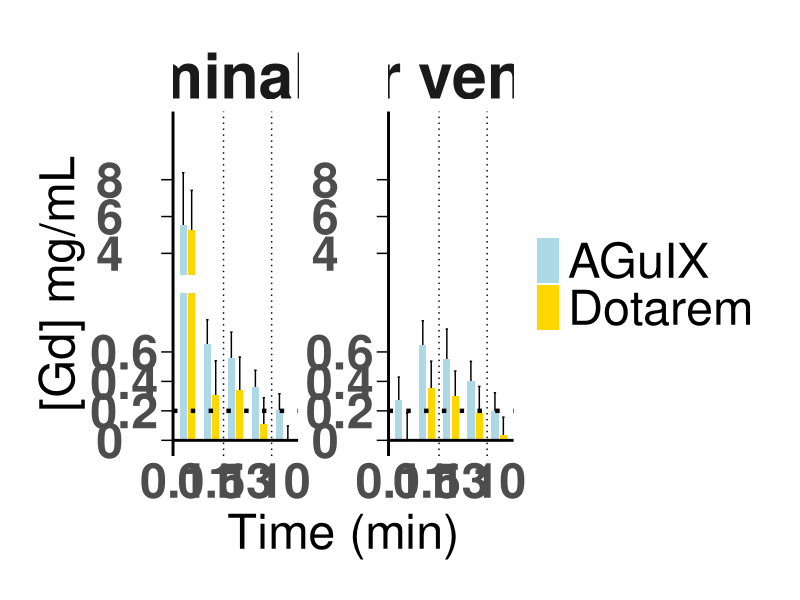
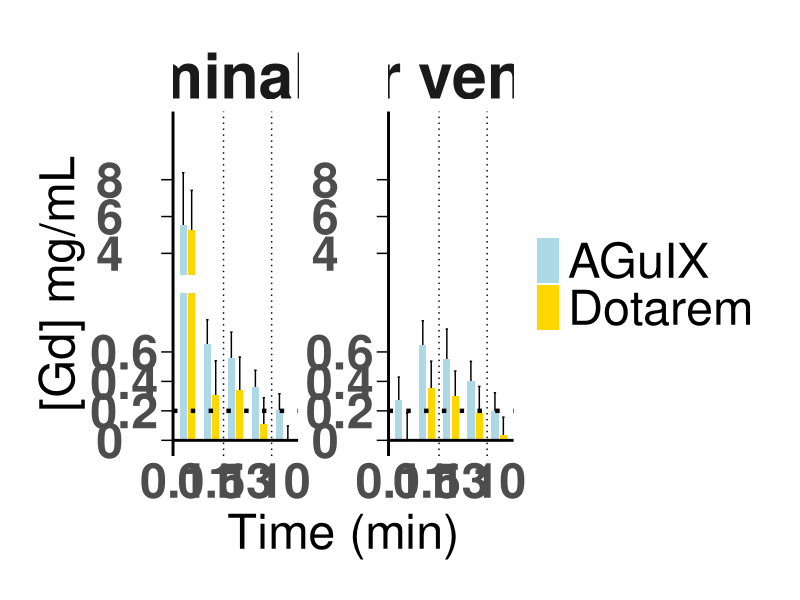

Generate these figures, in order, with R:
library(ggplot2)
library(dplyr)
library(tidyr)

# Define the custom transformation function for the new scale with larger break spacing
trans <- function(x) {
  low_break <- 1
  high_break <- 4
  lower_scale <- 8  # Further increase the visual space for the lower range
  compression_factor <- 0.05  # Compress values between 1.75 and 4 more tightly
  break_space <- 2  # Additional space for the break
  continuation_point <- lower_scale + break_space + (high_break - low_break) * compression_factor  # Adjust for the continuation
  
  ifelse(x <= low_break,
         (x / low_break) * lower_scale,  # Scale normally up to low_break, expanding its visual space
         ifelse(x <= high_break,
                lower_scale + break_space + (x - low_break) * compression_factor,  # Compress between low_break and high_break
                continuation_point + (x - high_break)))  # Continue normally above high_break
}

# Define your time points
time_points <- c(0.11, 0.5, 1, 3, 10)

# Integrate error values directly into the IVC data frame
Aorta_data <- data.frame(
  Time = factor(time_points, levels = time_points),
  AGuIX_Signal = c(5.548945201,
                   0.652886655,
                   0.559673933,
                   0.361039895,
                   0.202980942
                   
  ),
  AGuIX_Error = c(2.829433055,
                  0.165313597,
                  0.174700487,
                  0.114263344,
                  0.112892213
                  
                  
                  
                  
  ),
  Dotarem_Signal = c(5.282955373,
                     0.31028977,
                     0.339183584,
                     0.109310959,
                     -0.051615153
                     
                     
                     
                     
  ),
  Dotarem_Error = c(2.139503369,
                    0.230013523,
                    0.226093185,
                    0.179134654,
                    0.149362489
                    
                    
                    
                    
                    
  ),
  Sig1 = c( 0.2802, 
            0.01074, 0.02637, 0.02916, 0.02726)
)




# Integrate error values directly into the Aorta data frame
IVC_data <- data.frame(
  Time = factor(time_points, levels = time_points),
  AGuIX_Signal = c(
    0.270504064,
    0.649750898,
    0.551024334,
    0.400949266,
    0.201428167
    
    
    
    
  ),
  AGuIX_Error = c(
    0.158932649,
    0.161287274,
    0.204228597,
    0.134932782,
    0.120971906
    
  ),
  Dotarem_Signal = c(
    -0.042488332,
    0.3559385,
    0.302371488,
    0.186987547,
    0.033254641
    
  ),
  Dotarem_Error = c(
    0.228135204,
    0.181330086,
    0.168189553,
    0.178972259,
    0.124047507
    
  )
  ,
  Sig2 = c( 0.9875, 
            0.007302, 0.0387, 0.02073, 0.06486)
)



# Reshape the Aorta data into a long format for plotting
long_data_aorta <- Aorta_data %>%
  pivot_longer(cols = starts_with("AGuIX_"), names_to = c("Agent", ".value"), names_pattern = "(.*)_(.*)") %>%
  bind_rows(
    Aorta_data %>%
      pivot_longer(cols = starts_with("Dotarem_"), names_to = c("Agent", ".value"), names_pattern = "(.*)_(.*)")
  ) %>%
  mutate(
    min = Signal - Error,
    max = Signal + Error,
    sd = Error,
    AAP = Time,
    Location = "Abdominal aorta"
  )

# Reshape the IVC data into a long format for plotting
long_data_ivc <- IVC_data %>%
  pivot_longer(cols = starts_with("AGuIX_"), names_to = c("Agent", ".value"), names_pattern = "(.*)_(.*)") %>%
  bind_rows(
    IVC_data %>%
      pivot_longer(cols = starts_with("Dotarem_"), names_to = c("Agent", ".value"), names_pattern = "(.*)_(.*)")
  ) %>%
  mutate(
    min = Signal - Error,
    max = Signal + Error,
    sd = Error,
    AAP = Time,
    Location = "Inferior vena cava"
  )

# Combine both datasets
combined_data <- bind_rows(long_data_aorta, long_data_ivc)

# Apply the transformation to your combined data
combined_data <- combined_data %>%
  mutate(
    mean_t = trans(Signal),
    sd_up_t = trans(Signal + Error),
    sd_low_t = trans(min)
  )
  
  # Define the breakpoints and transformation limits for visualization
  low_break <- 1
  high_break <- 4
  lower_scale <- 12
  compression_factor <- 0.05
  break_space <- 1
  continuation_point <- lower_scale + break_space + (high_break - low_break) * compression_factor
  
  # Define the y-ticks for better visibility
  yticks <- c(0, 0.2, 0.4, 0.6, 4, 6, 8)
  transformed_yticks <- trans(yticks)
  
  # Create the combined plot with the adjusted transformation
  gg <- ggplot(data = combined_data, aes(x = AAP, y = mean_t, group = Agent, fill = Agent)) +
    geom_errorbar(aes(ymin = pmax(sd_low_t, 0), ymax = sd_up_t), position = position_dodge(width = 0.7), width = 0.2) +
    geom_col(position = position_dodge(width = 0.7), width = 0.6) +
    geom_rect(aes(xmin = -Inf, xmax = Inf, ymin = trans(low_break), ymax = trans(low_break) + break_space), fill = "white") +
    scale_fill_manual(values = c("AGuIX" = "lightblue", "Dotarem" = "gold")) +
    scale_y_continuous(limits = c(0, 17), breaks = transformed_yticks, labels = yticks) +
    labs(y = "[Gd] mg/mL", x = "Time (min)") +
    theme_minimal() +
    facet_wrap(~Location, scales = "free_y") +
    theme(
      text = element_text(family = "Helvetica"),
      plot.title = element_text(size = 45, face = "bold", hjust = 0.5),
      axis.title = element_text(size = 35),
      axis.title.y = element_text(size = 35, vjust = 1.0),
      axis.text = element_text(size = 35, face = "bold"),
      axis.text.x = element_text(vjust = 1),
      axis.text.y = element_text(hjust = 0.15),
      legend.title = element_blank(),
      legend.text = element_text(size = 35),
      panel.grid.major = element_blank(),
      panel.grid.minor = element_blank(),
      strip.text = element_text(size = 45, face = "bold"),
      axis.line.y = element_line(color = "black", size = 1),
      axis.ticks.y = element_line(color = "black"),
      axis.ticks.length.y = unit(0.3, "cm"),
      plot.margin = unit(c(1, 1, 1, 1), "cm"),
      strip.background = element_blank(),
      strip.placement = "outside"
    ) +
    geom_hline(yintercept = 0, linetype = "solid", color = "black", size = 1) +
    geom_hline(yintercept = trans(0.2), linetype = "dotted", color = "black", size = 1.5)+
    geom_vline(xintercept = c(2.5, 4.5), linetype = "dotted", color = "black") 
    #geom_text(data = filter(combined_data, Location == "Inferior vena cava"), aes(x = Inf, y = Inf, label = "Global p < 0.01**"), vjust = 1.45, hjust = 2.1, color = "red", size = 12) +
    #geom_text(data = filter(combined_data, Location == "Abdominal aorta"), aes(x = Inf, y = Inf, label = "Global p < 0.001***"), vjust = 1.45, hjust = 2.1, color = "red", size = 12) 
  
  print(gg)
  
  ggsave("output_plot.png", plot = gg, width = 9000, height = 2500, units = "px")
